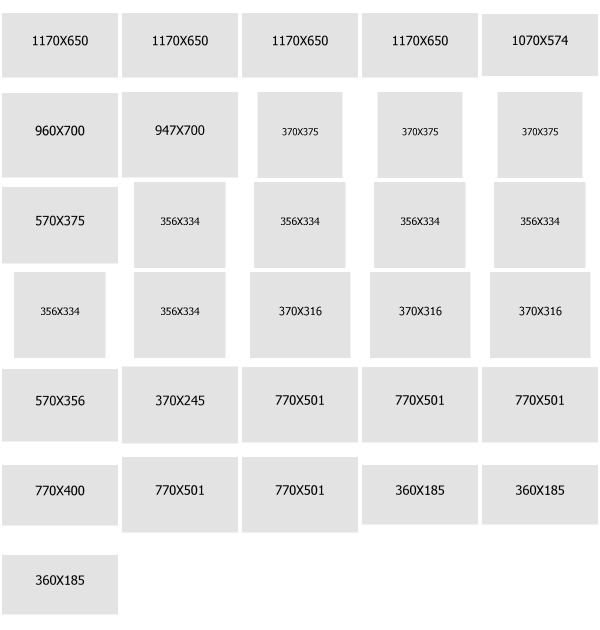
#> input picture envato-foodily-contact-sheet.jpg, 1200 x 1260 px (shown at 1/2 size)
$ python contact_sheet.py ../envato-foodily-contact-sheet.jpg
#> lines starting #> are read from the running program, lines starting #| are printed output that depends on the picture
"""Build a labelled contact sheet from folders and/or image files.

  python post/contact_sheet.py outputs/spunge/tests --cols 5 --out sheet.jpg
"""
import argparse
from pathlib import Path

from PIL import Image, ImageDraw, ImageOps

EXT = {".png", ".jpg", ".jpeg", ".webp"}


def main():
    ap = argparse.ArgumentParser()
    ap.add_argument("paths", nargs="+")
    ap.add_argument("--cols", type=int, default=4)
    ap.add_argument("--cell", type=int, default=360)
    ap.add_argument("--out", default="contact-sheet.jpg")
    a = ap.parse_args()
    files = []
    for p in map(Path, a.paths):
        files += sorted(x for x in p.rglob("*") if x.suffix.lower() in EXT) if p.is_dir() else [p]
    if not files:
        raise SystemExit("no images found")
    c, pad, lab = a.cell, 12, 22
    rows = -(-len(files) // a.cols)
    sheet = Image.new("RGB", (a.cols * (c + pad) + pad, rows * (c + lab + pad) + pad), (245, 245, 245))
#> sheet: PIL image 1500x406 RGB; every value is 245
    d = ImageDraw.Draw(sheet)
    for i, f in enumerate(files):
        x, y = pad + (i % a.cols) * (c + pad), pad + (i // a.cols) * (c + lab + pad)
        im = ImageOps.contain(Image.open(f).convert("RGB"), (c, c))
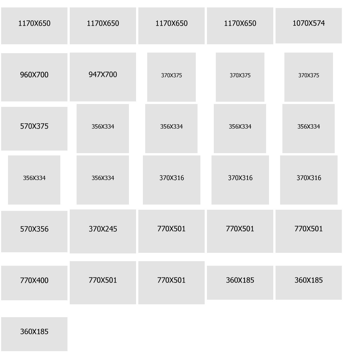
#> im: PIL image 343x360 RGB; min 14, max 255, mean 233.9
        sheet.paste(im, (x + (c - im.width) // 2, y + (c - im.height) // 2))
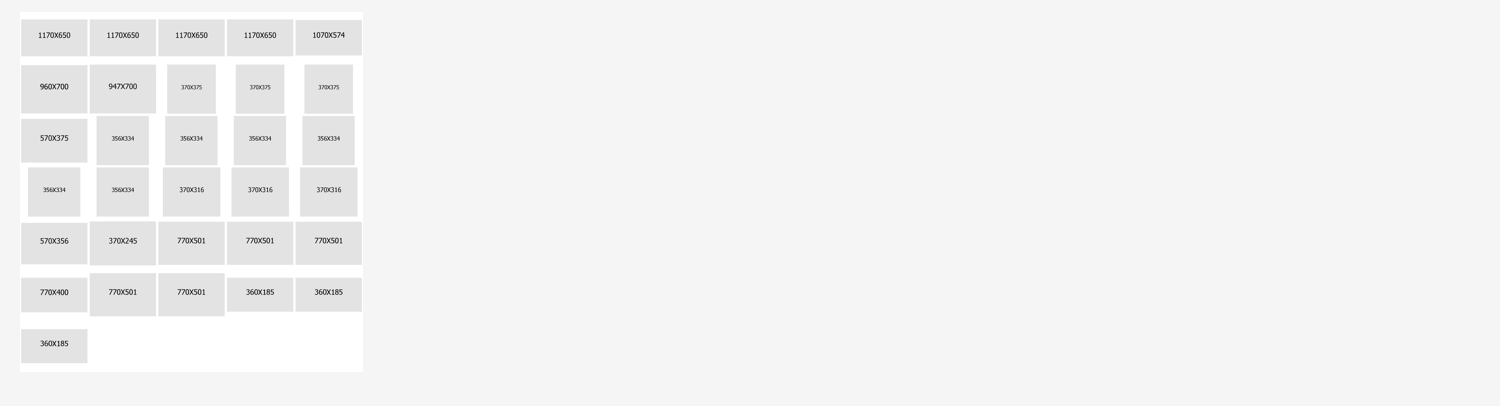
#> sheet: PIL image 1500x406 RGB; min 14, max 255, mean 242.7
        d.text((x, y + c + 4), f.name[:48], fill=(40, 40, 40))
    sheet.save(a.out, quality=88)
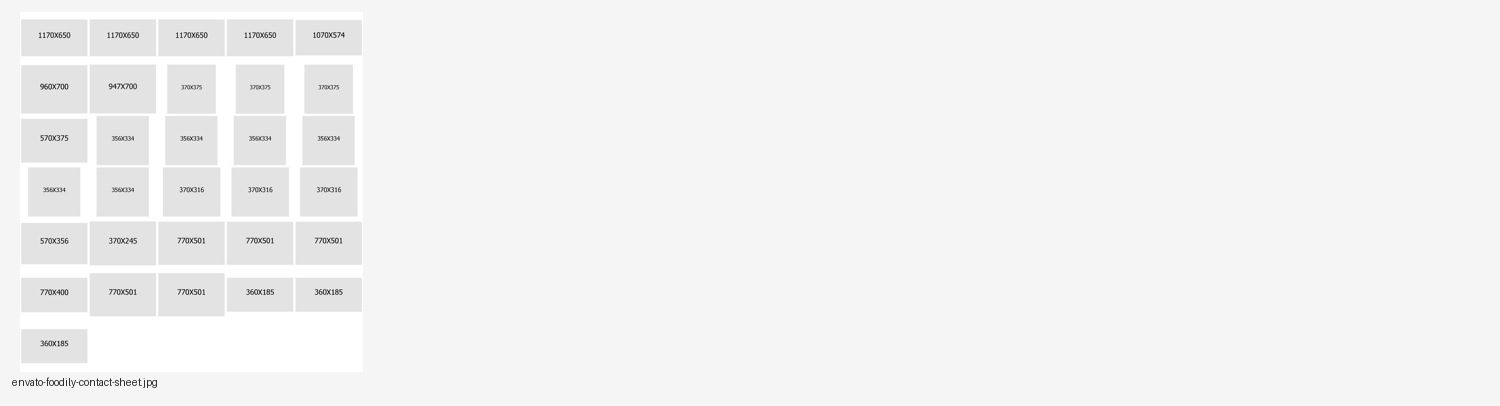
#> saved as contact-sheet.jpg: PIL image 1500x406 RGB; min 14, max 255, mean 242.6
    print("%s: %d images" % (a.out, len(files)))


if __name__ == "__main__":
    main()
